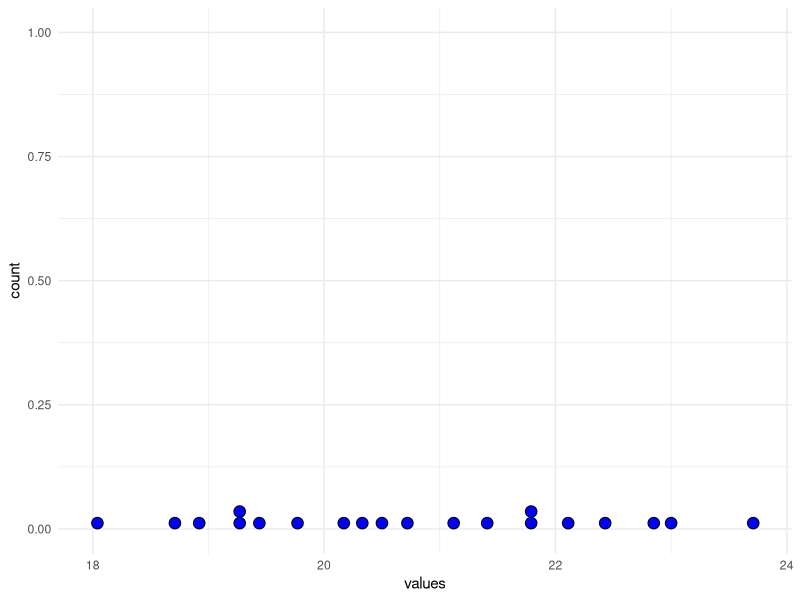

Source code (R):
values <- c(18.71, 21.41, 20.72, 21.81, 19.29, 22.43, 20.17, 23.71, 19.44, 
            20.50, 18.92, 20.33, 23.00, 22.85, 19.25, 21.77, 22.11, 19.77, 
            18.04, 21.12)

sample_mean <- mean(values)
sample_median <- median(values)

cat("The sample mean is ", sample_mean, "\n")
cat("The sample median is ", sample_median, "\n")

trimmed_mean <- mean(values, trim = 0.1)
cat("Trimmed mean (10%) is ", trimmed_mean, "\n")

library(ggplot2)

df <- data.frame(values)
ggplot(df, aes(x = values)) +
  geom_dotplot(binwidth = 0.1, fill = "blue") +
  theme_minimal()

cat("Since mean, median and trimmed mean are all very close to each other,
the outliers do not vary much from the rest of the data")